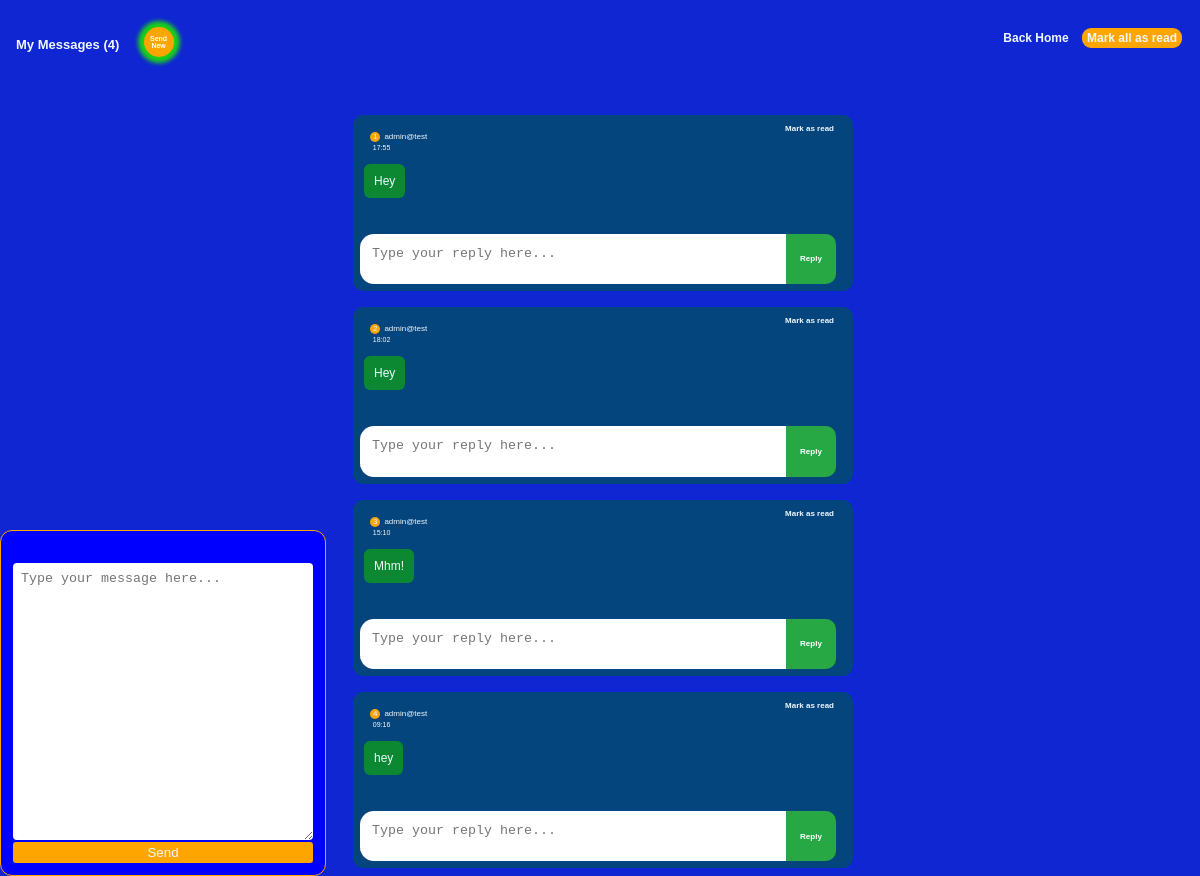
Page /new/message (signed in) on the committed database.
### tables this page shows
CREATE TABLE message(
         id integer primary key autoincrement,
         sender_email not null,
         receiver_email not null,
         content text not null,
         is_read integer not null default 0,
         sent_date timestamp not null,
         sent_at timestamp not null
         
    );

### app.py (the view)
@app.route("/new/message/")
@app.route("/new/message")
def new_message():
    if "user_id" in session:
        conn=get_database()
        cursor=conn.cursor()
        cursor.execute("select * from product")
        products = cursor.fetchall()
        email_address = session.get('user_email')
        user_id=session.get("user_id")
        unreadCount  = cursor.execute("select count(*) from message where receiver_email=? and is_read = 0", (email_address,)).fetchone()[0]
        unreads = cursor.execute("select * from message where receiver_email=? and is_read = 0", (email_address,)).fetchall()
        conn.commit()
        user = cursor.execute("select 1 from users where email=?", (email_address,)).fetchone()
        conn.commit()
        return render_template("inbox.html",logged_in=True, is_user=True, unreads=unreads, unreadCount=unreadCount, user_id=user_id, user=user, leaveMessage=True)
    return redirect(url_for("login"))

### app.py (called while the page is built)
def get_database():
    conn = sqlite3.connect("app.db")
    conn.row_factory = sqlite3.Row
    conn.execute("PRAGMA foreign_keys = ON;")
    return conn

### templates/inbox.html (shortened to what this page needs)
<!DOCTYPE html>
<html lang="en">
<head>
    <link rel="stylesheet" href="{{ url_for('static', filename='style.css')}}">
</head>
<body>
    {% if logged_in and unreads %}
    <section class="chatBox" id="chatBox">
        <div class="chaTitle">
            {% if unreadCount > 1 %}
            <h1>My Messages ({{unreadCount}}) </h1>
            {% else %}
            <h1>My Message ({{unreadCount}}) </h1>
            {% endif %}
            <div class="sendNew"><a href="{{url_for('new_message')}}">Send New</a></div>
            <div class="backHome"><a href="{{url_for('home')}}"><button>Back Home</button></a></div>
            {% if unreadCount > 1 %}
            <div class="markAll" ><a href="{{url_for('readAll')}}"><button>Mark all as read</button></a></div>
            {% endif %}
        </div>
        <div class="messageBox">
            {% for unread in unreads %}
            <div class="unread">
                <div class="sender">
                    <li id="letter"> {{loop.index}}</li>
                    <li>{{unread['sender_email']}}</li>
                    <form action="{{url_for('read')}}" method="post">
                        <div class="field">
                            <button>Mark as read</button>
                        </div>
                    </form>
                </div>
                <div class="detail">
                    <div class="receivedMessage">{{unread.content}} </div>
                    <div class="sentAt">{{unread.sent_at}} </div>
                </div>
                <div class="formReply">
                    <form action="{{url_for('reply')}}" method="post">
                        <textarea name="content" id="content" placeholder="Type your reply here..." cols="50" required></textarea>
                        <button>Reply</button>
                    </form>
                </div>
            </div>
            {% endfor %}
        </div>
    </section>
    {% endif %}
{% if leaveMessage %}
<div class="formMessage">
    <form action="{{url_for('send_message')}}" method="post">
        <div class="field">
                    id="" value="send@support"><br>
            <textarea name="content" id="content" placeholder="Type your message here..." required></textarea>
            <button>Send</button>
        </div>
    </form>
</div>
{% endif %}
</body>
</html>

### static/style.css (style rules this page uses)
body { margin: 0; padding: 0; font-weight: lighter; font-family: Arial, Helvetica, sans-serif; }
h1 { font-size: small; }
.chatBox { top: 1rem; width: auto; margin-top: -1rem; height: 100vh; background-color: #0f26d2; margin: 0 auto; text-align: center; padding: 6px 0 0 6px; overflow-y: auto; scrollbar-width: none; padding-bottom: 0; color: aliceblue; list-style: none; }
.chatBox .sendNew { position: absolute; width: 30px; display: flex; justify-content: center; align-items: center; height: 30px; border-radius: 50%; top: 1.3rem; left: 8.6rem; background-color: orange; box-shadow: 0px 0px 4px 6px rgb(27, 207, 27); }
.chatBox .sendNew a { font-size: 7px; font-weight: bold; color: white; text-decoration: none; }
.chatBox .chaTitle { display: flex; position: sticky; top: -0.4rem; margin-bottom: 2rem; padding: 20px 10px; background-color: #0f26d2; z-index: 4; }
.chatBox .chaTitle h1 { background-color: #0f26d2; }
.chatBox .chaTitle .markAll { position: absolute; right: 1rem; width: 100px; font-weight: bolder; font-size: small; padding: 2px; }
.chatBox .chaTitle .backHome { position: absolute; right: 7rem; width: 100px; font-weight: bolder; font-size: small; padding: 2px; }
.chatBox .chaTitle .markAll button { font-size: 12px; background-color: orange; border-radius: 9px; font-weight: bolder; width: 100px; color: aliceblue; }
.chatBox .chaTitle .backHome button { font-size: 12px; background-color: #0f26d2; border-radius: 9px; font-weight: bold; color: aliceblue; }
.chatBox .messageBox { margin-top: 1rem; display: flex; flex-direction: column; width: 500px; gap: 1rem; margin: 0 auto; padding-bottom: 1rem; }
.chatBox .messageBox .unread { display: flex; flex-direction: column; background-color: rgb(5, 69, 126); position: relative; padding: 7px; border-radius: 10px; }
.chatBox .messageBox .unread .sender { gap: 4px; display: flex; padding: 10px; font-size: 8px; margin-right: 1rem; }
.chatBox .messageBox .unread .sender #letter { background-color: orange; text-align: center; padding: 0.2px; width: 10px; height: 10px; border-radius: 50%; }
.chatBox .messageBox .unread .sender form { top: 6px; font-size: 8px; gap: 3px; display: flex; list-style: none; right: 1rem; position: absolute; }
.chatBox button { position: sticky; bottom: 0; }
.chatBox button { font-weight: bold; font-size: 8px; background-color: rgb(5, 69, 126); color: aliceblue; }
.chatBox .messageBox .unread .detail { padding: 4px; margin-top: 0.5rem; display: flex; height: auto; border-radius: 4px; position: relative; }
.chatBox .messageBox .unread .detail .sentAt { font-size: 7px; left: 0.8rem; position: absolute; top: -16px; }
.chatBox .messageBox .unread .detail .receivedMessage { position: relative; background-color: #0d8d2ff0; text-align: left; max-width: 50%; overflow-y: auto; scrollbar-width: none; max-height: 40vh; padding: 10px; margin-bottom: 2rem; font-size: 12px; border-radius: 6px; }
input, button { border: none; outline: none; padding: 3px; border-radius: 3px; }
.formReply form { display: flex; flex-direction: column; position: relative; gap: 3px; }
.formReply textarea { max-width: 390px; border-radius: 14px 13px 13px 14px; padding: 12px; border: none; outline: none; max-height: 3vh; padding-right: 4rem; }
.formReply button { position: absolute; width: 50px; right: 10px; top: 0px; color: white; border-radius: 0 10px 10px 0px; background-color: #28a745; margin: 0 auto; border: none; outline: none; }
.formMessage { width: 300px; border: 0.1px solid orange; padding: 12px; border-radius: 12px; position: absolute; left: 0; bottom: 0rem; background-color: blue; z-index: 5; }
.formMessage form .field textarea { max-width: 298px; border: none; outline: none; height: 30vh; padding: 8px; border-radius: 4px; }
.formMessage form .field { display: flex; gap: 2px; margin: 0 auto; flex-direction: column; justify-content: center; }
.formMessage form .field button { background-color: orange; color: aliceblue; }

### rows in the picture
message: sender_email "admin@test", content "Hey", sent_at "17:55"
message: sender_email "admin@test", content "Hey", sent_at "18:02"
message: sender_email "admin@test", content "Mhm!", sent_at "15:10"
message: sender_email "admin@test", content "hey", sent_at "09:16"

### other values in the picture
{{ unreadCount }} "4"
